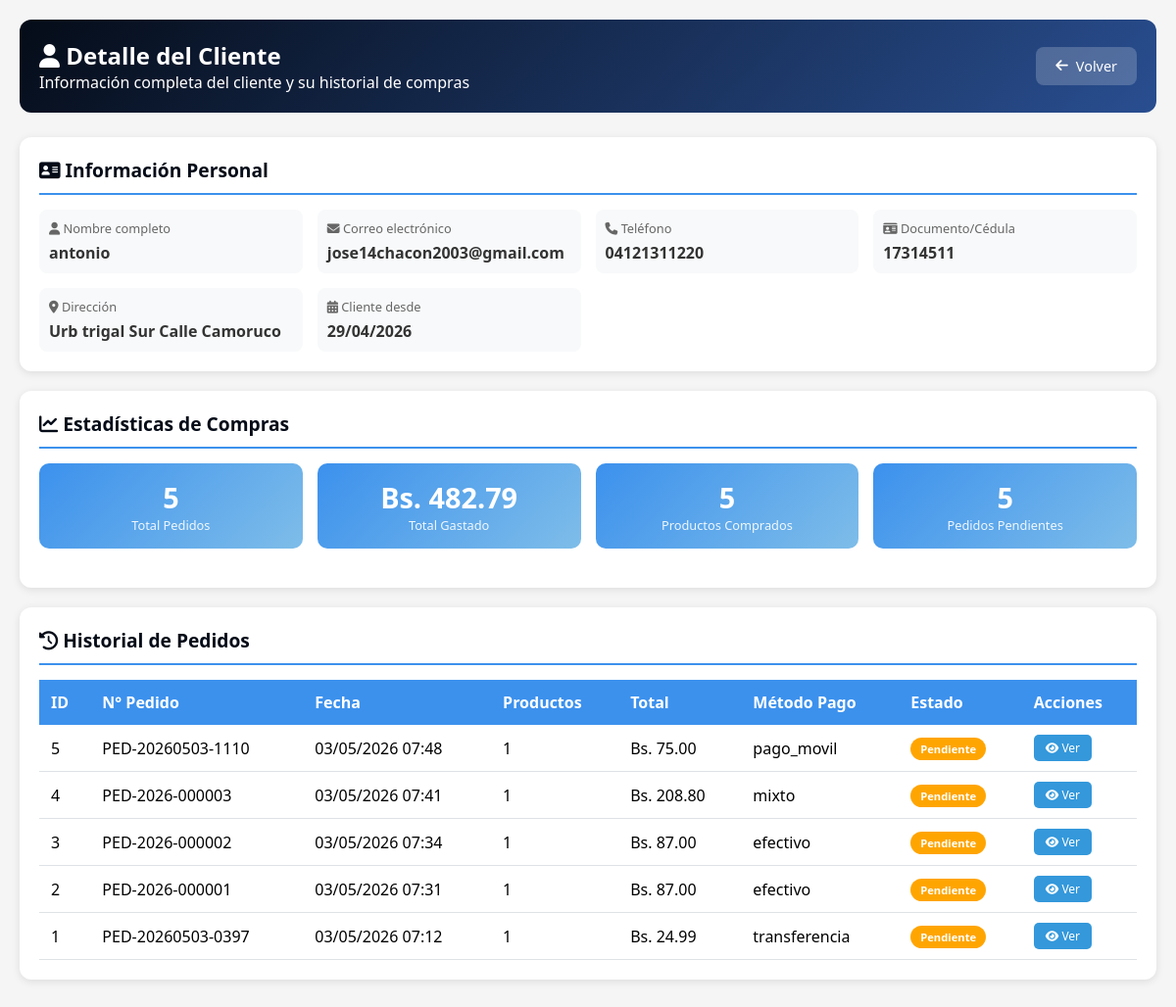
/clientes/detalle_cliente.php?id=6, run on an earlier commit of the app's database.
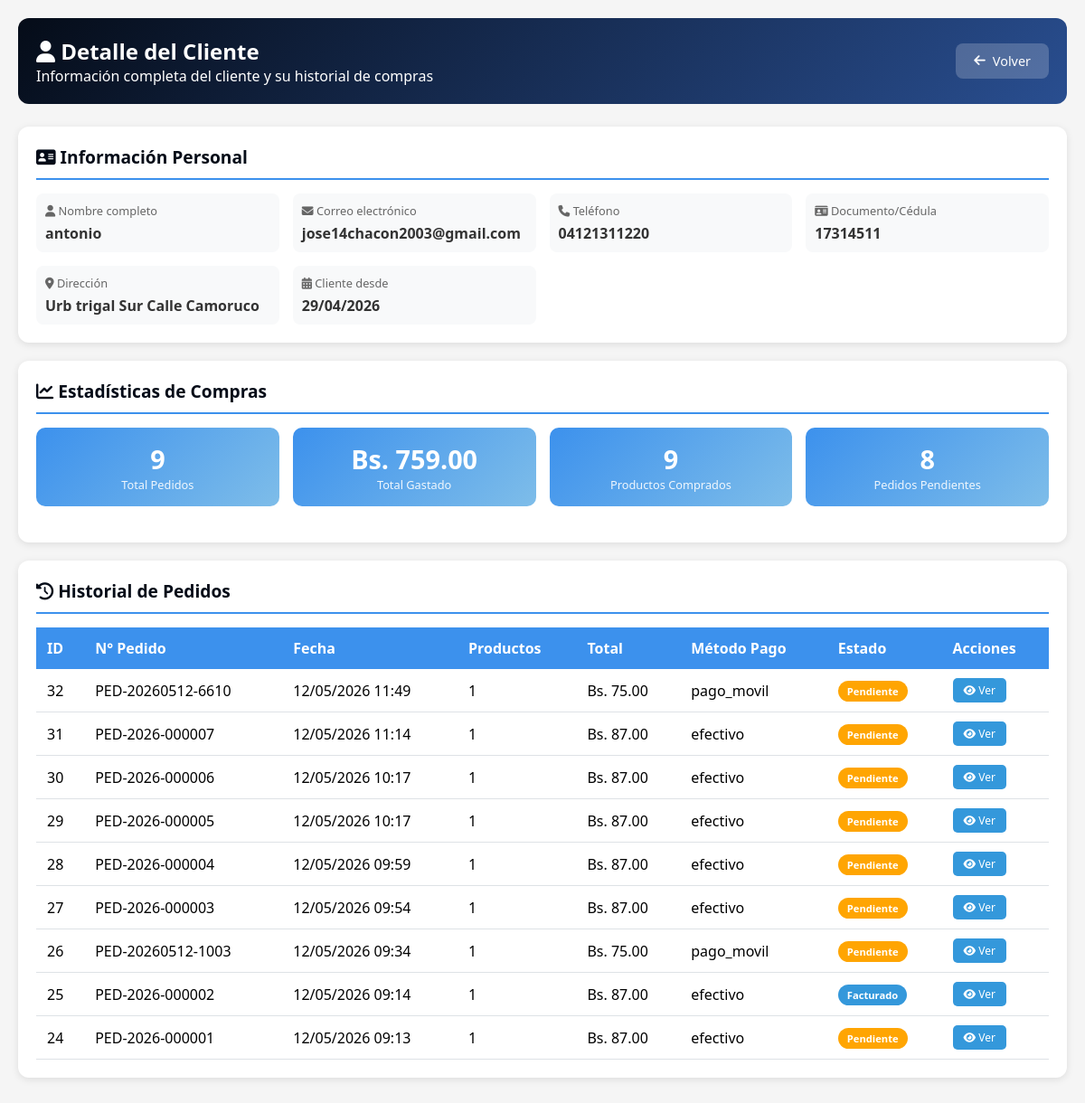
And on a later commit of the database.
### tables this page shows
CREATE TABLE `users` (
  `id` int NOT NULL AUTO_INCREMENT,
  `nombre` varchar(100) NOT NULL,
  `correo` varchar(100) NOT NULL,
  `password` varchar(255) NOT NULL,
  `direccion` varchar(255) DEFAULT NULL,
  `estado` varchar(20) DEFAULT 'activo',
  `cedula` varchar(20) DEFAULT NULL,
  `telefono` varchar(20) DEFAULT NULL,
  `foto_perfil` varchar(255) DEFAULT NULL,
  `rol` varchar(20) DEFAULT 'usuario',
  `is_active` tinyint(1) DEFAULT '1',
  `email_verified` tinyint(1) DEFAULT '0',
  `verification_token` varchar(255) DEFAULT NULL,
  `last_login` datetime DEFAULT NULL,
  `created_at` timestamp NULL DEFAULT CURRENT_TIMESTAMP,
  PRIMARY KEY (`id`),
  UNIQUE KEY `correo` (`correo`),
  UNIQUE KEY `cedula` (`cedula`),
  KEY `idx_users_estado` (`estado`),
  KEY `idx_users_correo` (`correo`)
);

CREATE TABLE `pedidos` (
  `id` int NOT NULL AUTO_INCREMENT,
  `cliente_id` int DEFAULT NULL,
  `usuario_id` int DEFAULT NULL,
  `numero_pedido` varchar(20) NOT NULL,
  `fecha_pedido` datetime DEFAULT CURRENT_TIMESTAMP,
  `subtotal` decimal(10,2) NOT NULL DEFAULT '0.00',
  `impuesto` decimal(10,2) NOT NULL DEFAULT '0.00',
  `iva` decimal(10,2) NOT NULL DEFAULT '0.00',
  `total` decimal(10,2) NOT NULL DEFAULT '0.00',
  `estado` enum('pendiente','procesando','enviado','entregado','cancelado','facturado') DEFAULT 'pendiente',
  `metodo_pago` varchar(50) DEFAULT NULL,
  `referencia_pago` varchar(100) DEFAULT NULL,
  `comprobante_pago` varchar(255) DEFAULT NULL,
  `notas_cliente` text,
  `notas_internas` text,
  `observaciones` text,
  `fecha_facturacion` datetime DEFAULT NULL,
  `direccion_envio` text,
  `created_at` timestamp NULL DEFAULT CURRENT_TIMESTAMP,
  `updated_at` timestamp NULL DEFAULT CURRENT_TIMESTAMP ON UPDATE CURRENT_TIMESTAMP,
  PRIMARY KEY (`id`),
  UNIQUE KEY `numero_pedido` (`numero_pedido`),
  KEY `cliente_id` (`cliente_id`),
  KEY `usuario_id` (`usuario_id`),
  CONSTRAINT `pedidos_ibfk_1` FOREIGN KEY (`cliente_id`) REFERENCES `clientes` (`id`) ON DELETE SET NULL,
  CONSTRAINT `pedidos_ibfk_2` FOREIGN KEY (`usuario_id`) REFERENCES `users` (`id`) ON DELETE SET NULL
);

### clientes/detalle_cliente.php (the view, shortened to what this page needs)
<?php
$host = 'localhost';
$dbname = 'carrito_db';
$username = 'root';
$password = '';
try {
    $pdo = new PDO("mysql:host=$host;dbname=$dbname;charset=utf8mb4", $username, $password);
    $pdo->setAttribute(PDO::ATTR_ERRMODE, PDO::ERRMODE_EXCEPTION);
} catch(PDOException $e) {
    die("Error de conexión: " . $e->getMessage());
}
$cliente_id = isset($_GET['id']) ? (int)$_GET['id'] : 0;
$stmt = $pdo->prepare("SELECT id, nombre, correo as email, telefono, cedula as documento, direccion, estado, created_at as fecha_registro
                        FROM users WHERE id = ? AND rol = 'usuario'");
$stmt->execute([$cliente_id]);
$cliente = $stmt->fetch(PDO::FETCH_ASSOC);
$stmtResumen = $pdo->prepare("SELECT
    COUNT(DISTINCT p.id) as total_pedidos,
    COALESCE(SUM(p.total), 0) as total_gastado,
    COALESCE(SUM(pd.cantidad), 0) as total_productos,
    MAX(p.created_at) as ultima_compra,
    COUNT(DISTINCT CASE WHEN p.estado = 'pendiente' THEN p.id END) as pedidos_pendientes,
    COUNT(DISTINCT CASE WHEN p.estado = 'completado' THEN p.id END) as pedidos_completados,
    COUNT(DISTINCT CASE WHEN p.estado = 'facturado' THEN p.id END) as pedidos_facturados,
    COUNT(DISTINCT CASE WHEN p.estado = 'cancelado' THEN p.id END) as pedidos_cancelados
FROM pedidos p
LEFT JOIN pedido_detalles pd ON p.id = pd.pedido_id
WHERE p.usuario_id = ?");
$stmtResumen->execute([$cliente_id]);
$resumen = $stmtResumen->fetch(PDO::FETCH_ASSOC);
$stmtPedidos = $pdo->prepare("SELECT
    p.id,
    p.numero_pedido,
    p.total,
    p.estado,
    p.metodo_pago,
    p.created_at as fecha,
    (SELECT COUNT(*) FROM pedido_detalles WHERE pedido_id = p.id) as total_productos
FROM pedidos p
WHERE p.usuario_id = ?
ORDER BY p.created_at DESC
LIMIT 20");
$stmtPedidos->execute([$cliente_id]);
$pedidos = $stmtPedidos->fetchAll(PDO::FETCH_ASSOC);
?>
<!DOCTYPE html>
<html lang="es">
<head>
    <link rel="stylesheet" href="https://cdnjs.cloudflare.com/ajax/libs/font-awesome/6.4.0/css/all.min.css">
</head>
<body>
<div class="container">
    <div class="header">
        <div>
            <h2><i class="fas fa-user"></i> Detalle del Cliente</h2>
            <p>Información completa del cliente y su historial de compras</p>
        </div>
        <a href="javascript:history.back()" class="btn-back"><i class="fas fa-arrow-left"></i> Volver</a>
    </div>
    <div class="card">
        <h3 class="card-title"><i class="fas fa-address-card"></i> Información Personal</h3>
        <div class="info-grid">
            <div class="info-item">
                <div class="info-label"><i class="fas fa-user"></i> Nombre completo</div>
                <div class="info-value"><?php echo htmlspecialchars($cliente['nombre']); ?></div>
            </div>
            <div class="info-item">
                <div class="info-label"><i class="fas fa-envelope"></i> Correo electrónico</div>
                <div class="info-value"><?php echo htmlspecialchars($cliente['email']); ?></div>
            </div>
            <div class="info-item">
                <div class="info-label"><i class="fas fa-phone"></i> Teléfono</div>
                <div class="info-value"><?php echo htmlspecialchars($cliente['telefono'] ?? 'No registrado'); ?></div>
            </div>
            <div class="info-item">
                <div class="info-label"><i class="fas fa-id-card"></i> Documento/Cédula</div>
                <div class="info-value"><?php echo htmlspecialchars($cliente['documento'] ?? 'No registrado'); ?></div>
            </div>
            <div class="info-item">
                <div class="info-label"><i class="fas fa-map-marker-alt"></i> Dirección</div>
                <div class="info-value"><?php echo htmlspecialchars($cliente['direccion'] ?? 'No registrada'); ?></div>
            </div>
            <div class="info-item">
                <div class="info-label"><i class="fas fa-calendar-alt"></i> Cliente desde</div>
                <div class="info-value"><?php echo date('d/m/Y', strtotime($cliente['fecha_registro'])); ?></div>
            </div>
        </div>
    </div>
    <div class="card">
        <h3 class="card-title"><i class="fas fa-chart-line"></i> Estadísticas de Compras</h3>
        <div class="stats-grid">
            <div class="stat-card">
                <div class="stat-number"><?php echo $resumen['total_pedidos'] ?? 0; ?></div>
                <div class="stat-label">Total Pedidos</div>
            </div>
            <div class="stat-card">
                <div class="stat-number">Bs. <?php echo number_format($resumen['total_gastado'] ?? 0, 2); ?></div>
                <div class="stat-label">Total Gastado</div>
            </div>
            <div class="stat-card">
                <div class="stat-number"><?php echo $resumen['total_productos'] ?? 0; ?></div>
                <div class="stat-label">Productos Comprados</div>
            </div>
            <div class="stat-card">
                <div class="stat-number"><?php echo $resumen['pedidos_pendientes'] ?? 0; ?></div>
                <div class="stat-label">Pedidos Pendientes</div>
            </div>
        </div>
    </div>
    <div class="card">
        <h3 class="card-title"><i class="fas fa-history"></i> Historial de Pedidos</h3>
        <?php if (empty($pedidos)): ?>
            <p style="text-align:center; padding: 40px;">No hay pedidos registrados para este cliente</p>
        <?php else: ?>
            <table class="data-table">
                <thead>
                    <tr>
                        <th>ID</th>
                        <th>N° Pedido</th>
                        <th>Fecha</th>
                        <th>Productos</th>
                        <th>Total</th>
                        <th>Método Pago</th>
                        <th>Estado</th>
                        <th>Acciones</th>
                    </tr>
                </thead>
                <tbody>
                    <?php foreach ($pedidos as $pedido): ?>
                        <tr>
                            <td><?php echo $pedido['id']; ?></td>
                            <td><?php echo htmlspecialchars($pedido['numero_pedido']); ?></td>
                            <td><?php echo date('d/m/Y H:i', strtotime($pedido['fecha'])); ?></td>
                            <td><?php echo $pedido['total_productos']; ?></td>
                            <td>Bs. <?php echo number_format($pedido['total'], 2); ?></td>
                            <td><?php echo htmlspecialchars($pedido['metodo_pago']); ?></td>
                            <td><span class="badge badge-<?php echo $pedido['estado']; ?>"><?php echo ucfirst($pedido['estado']); ?></span></td>
                            <td>
                                <button class="btn-view" onclick="verPedido(<?php echo $pedido['id']; ?>)">
                                    <i class="fas fa-eye"></i> Ver
                                </button>
                            </td>
                        </tr>
                    <?php endforeach; ?>
                </tbody>
            </table>
        <?php endif; ?>
    </div>
</div>
</body>
</html>

### clientes/detalle_cliente.php (style rules this page uses)
* { margin: 0; padding: 0; box-sizing: border-box; font-family: 'Segoe UI', Tahoma, Geneva, Verdana, sans-serif; }
body { background: #f5f5f5; padding: 20px; }
.container { max-width: 1200px; margin: 0 auto; }
.header { background: linear-gradient(135deg, #050C18, #294E90); color: white; padding: 20px; border-radius: 12px; margin-bottom: 25px; display: flex; justify-content: space-between; align-items: center; flex-wrap: wrap; }
.btn-back { background: rgba(255,255,255,0.2); color: white; border: none; padding: 10px 20px; border-radius: 8px; cursor: pointer; font-size: 0.9rem; text-decoration: none; display: inline-flex; align-items: center; gap: 8px; }
.card { background: white; border-radius: 12px; padding: 20px; margin-bottom: 20px; box-shadow: 0 2px 8px rgba(0,0,0,0.1); }
.card-title { font-size: 1.2rem; font-weight: 600; margin-bottom: 15px; padding-bottom: 10px; border-bottom: 2px solid #3C91ED; color: #050C18; }
.info-grid { display: grid; grid-template-columns: repeat(auto-fit, minmax(250px, 1fr)); gap: 15px; }
.info-item { padding: 10px; background: #f8f9fa; border-radius: 8px; }
.info-label { font-size: 0.8rem; color: #666; margin-bottom: 5px; }
.info-value { font-size: 1rem; font-weight: 600; color: #333; }
.stats-grid { display: grid; grid-template-columns: repeat(auto-fit, minmax(150px, 1fr)); gap: 15px; margin-bottom: 20px; }
.stat-card { background: linear-gradient(135deg, #3C91ED, #7EBDE9); color: white; padding: 15px; border-radius: 10px; text-align: center; }
.stat-number { font-size: 1.8rem; font-weight: 800; }
.stat-label { font-size: 0.8rem; opacity: 0.9; }
.data-table { width: 100%; border-collapse: collapse; }
.data-table th { background: #3C91ED; color: white; padding: 12px; text-align: left; }
.data-table td { padding: 10px 12px; border-bottom: 1px solid #dee2e6; }
.badge { padding: 4px 10px; border-radius: 20px; font-size: 0.7rem; font-weight: 600; display: inline-block; }
.badge-pendiente { background: #ffa502; color: white; }
.badge-facturado { background: #3498db; color: white; }
.btn-view { background: #3498db; color: white; border: none; padding: 5px 12px; border-radius: 5px; cursor: pointer; font-size: 0.75rem; }

What changed in the data, as far as the page shows it:
removed pedidos: id "5", numero_pedido "PED-20260503-1110", created_at "03/05/2026 07:48", total_productos "1", total "75.00", metodo_pago "pago_movil", estado "Pendiente"
removed pedidos: id "4", numero_pedido "PED-2026-000003", created_at "03/05/2026 07:41", total_productos "1", total "208.80", metodo_pago "mixto", estado "Pendiente"
removed pedidos: id "3", numero_pedido "PED-2026-000002", created_at "03/05/2026 07:34", total_productos "1", total "87.00", metodo_pago "efectivo", estado "Pendiente"
removed pedidos: id "2", numero_pedido "PED-2026-000001", created_at "03/05/2026 07:31", total_productos "1", total "87.00", metodo_pago "efectivo", estado "Pendiente"
removed pedidos: id "1", numero_pedido "PED-20260503-0397", created_at "03/05/2026 07:12", total_productos "1", total "24.99", metodo_pago "transferencia", estado "Pendiente"
added pedidos: id "32", numero_pedido "PED-20260512-6610", created_at "12/05/2026 11:49", total_productos "1", total "75.00", metodo_pago "pago_movil", estado "Pendiente"
added pedidos: id "31", numero_pedido "PED-2026-000007", created_at "12/05/2026 11:14", total_productos "1", total "87.00", metodo_pago "efectivo", estado "Pendiente"
added pedidos: id "30", numero_pedido "PED-2026-000006", created_at "12/05/2026 10:17", total_productos "1", total "87.00", metodo_pago "efectivo", estado "Pendiente"
added pedidos: id "29", numero_pedido "PED-2026-000005", created_at "12/05/2026 10:17", total_productos "1", total "87.00", metodo_pago "efectivo", estado "Pendiente"
added pedidos: id "28", numero_pedido "PED-2026-000004", created_at "12/05/2026 09:59", total_productos "1", total "87.00", metodo_pago "efectivo", estado "Pendiente"
added pedidos: id "27", numero_pedido "PED-2026-000003", created_at "12/05/2026 09:54", total_productos "1", total "87.00", metodo_pago "efectivo", estado "Pendiente"
added pedidos: id "26", numero_pedido "PED-20260512-1003", created_at "12/05/2026 09:34", total_productos "1", total "75.00", metodo_pago "pago_movil", estado "Pendiente"
added pedidos: id "25", numero_pedido "PED-2026-000002", created_at "12/05/2026 09:14", total_productos "1", total "87.00", metodo_pago "efectivo", estado "Facturado"
added pedidos: id "24", numero_pedido "PED-2026-000001", created_at "12/05/2026 09:13", total_productos "1", total "87.00", metodo_pago "efectivo", estado "Pendiente"
Also different on the page:
$resumen['total_pedidos']: "5" → "9"
$resumen['total_gastado']: "482.79" → "759.00"
$resumen['total_productos']: "5" → "9"
$resumen['pedidos_pendientes']: "5" → "8"
